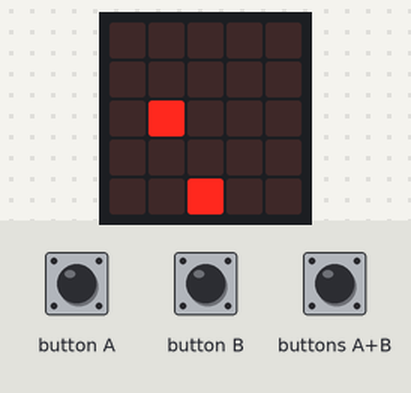
A program run on a simulated BBC micro:bit (MakeCode). Shown: the board's 5×5 LED display. Inputs (shaded band) come from the test bench. Random numbers come from a fixed seed; the short countdown, score and lost-life animations are approximate; the run ends where the board's game-over animation would start. At 6.5 s the program stops and its outputs stay as they are.

Above: at 1.2 s.
1.3 s: button A pressed for 0.15 s
At 2.19 s:
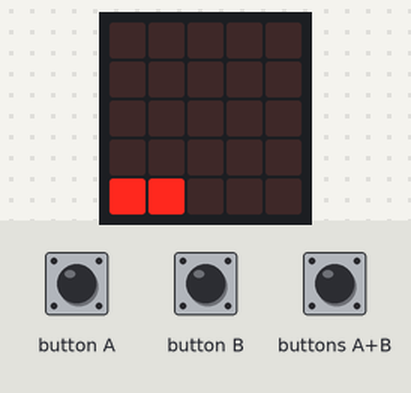
At 7.0 s:
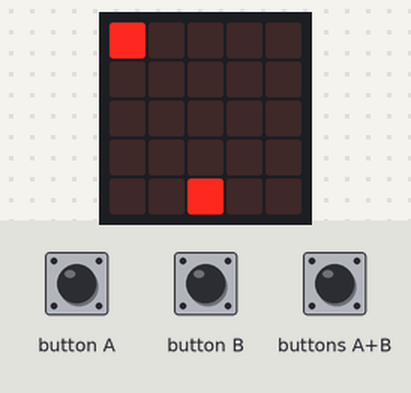
Timing chart, 0 to 8.0 s (numbered marks = the images above; inputs shaded):
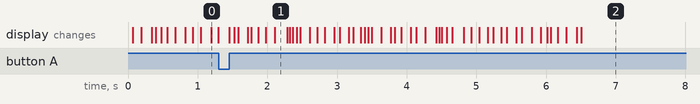

The program:

main.ts
```typescript
input.onButtonPressed(Button.A, function () {
    豬腳.change(LedSpriteProperty.X, -1)
})
input.onButtonPressed(Button.AB, function () {
    搗蛋 = game.createSprite(豬腳.get(LedSpriteProperty.X), 豬腳.get(LedSpriteProperty.Y))
    for (let index = 0; index < 5; index++) {
        basic.pause(100)
        搗蛋.change(LedSpriteProperty.Y, -1)
    }
    搗蛋.delete()
})
input.onButtonPressed(Button.B, function () {
    豬腳.change(LedSpriteProperty.X, 1)
})
let 搗蛋: game.LedSprite = null
let 豬腳: game.LedSprite = null
basic.clearScreen()
game.setLife(3)
game.setScore(0)
豬腳 = game.createSprite(2, 4)
let 被霸凌的鐵 = game.createSprite(0, 0)
basic.forever(function () {
    if (被霸凌的鐵.isTouching(豬腳)) {
        basic.clearScreen()
        豬腳.delete()
        被霸凌的鐵.delete()
        豬腳 = game.createSprite(2, 4)
        被霸凌的鐵 = game.createSprite(0, 0)
        game.removeLife(1)
    }
})
basic.forever(function () {
    if (搗蛋) {
        if (被霸凌的鐵.isTouching(搗蛋)) {
            搗蛋.delete()
            被霸凌的鐵.delete()
            豬腳.delete()
            basic.clearScreen()
            game.addScore(1)
            被霸凌的鐵 = game.createSprite(0, 0)
            豬腳 = game.createSprite(2, 4)
        }
    }
})
basic.forever(function () {
    for (let index = 0; index < 5; index++) {
        basic.pause(randint(50, 150))
        被霸凌的鐵.change(LedSpriteProperty.X, 1)
    }
    被霸凌的鐵.set(LedSpriteProperty.X, 0)
    被霸凌的鐵.change(LedSpriteProperty.Y, 1)
})
```

test.ts
```typescript
// 在這裡測試；當此封包作為擴充功能時，將不會編譯此內容。
```
